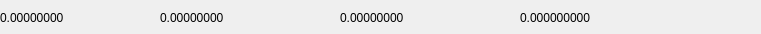
  <widget class="QWidget" name="widget" native="true">
   <property name="geometry">
    <rect>
     <x>10</x>
     <y>0</y>
     <width>761</width>
     <height>34</height>
    </rect>
   </property>
   <widget class="QLabel" name="Bid">
    <property name="geometry">
     <rect>
      <x>0</x>
      <y>10</y>
      <width>151</width>
      <height>16</height>
     </rect>
    </property>
    <property name="minimumSize">
     <size>
      <width>151</width>
      <height>0</height>
     </size>
    </property>
    <property name="text">
     <string>0.00000000</string>
    </property>
   </widget>
   <widget class="QLabel" name="volumet">
    <property name="geometry">
     <rect>
      <x>520</x>
      <y>10</y>
      <width>201</width>
      <height>16</height>
     </rect>
    </property>
    <property name="minimumSize">
     <size>
      <width>201</width>
      <height>0</height>
     </size>
    </property>
    <property name="text">
     <string>0.000000000</string>
    </property>
   </widget>
   <widget class="QLabel" name="Ask">
    <property name="geometry">
     <rect>
      <x>160</x>
      <y>10</y>
      <width>181</width>
      <height>16</height>
     </rect>
    </property>
    <property name="minimumSize">
     <size>
      <width>181</width>
      <height>0</height>
     </size>
    </property>
    <property name="text">
     <string>0.00000000</string>
    </property>
   </widget>
   <widget class="QLabel" name="volumebtc">
    <property name="geometry">
     <rect>
      <x>340</x>
      <y>10</y>
      <width>171</width>
      <height>16</height>
     </rect>
    </property>
    <property name="minimumSize">
     <size>
      <width>171</width>
      <height>0</height>
     </size>
    </property>
    <property name="text">
     <string>0.00000000</string>
    </property>
   </widget>
  </widget>
